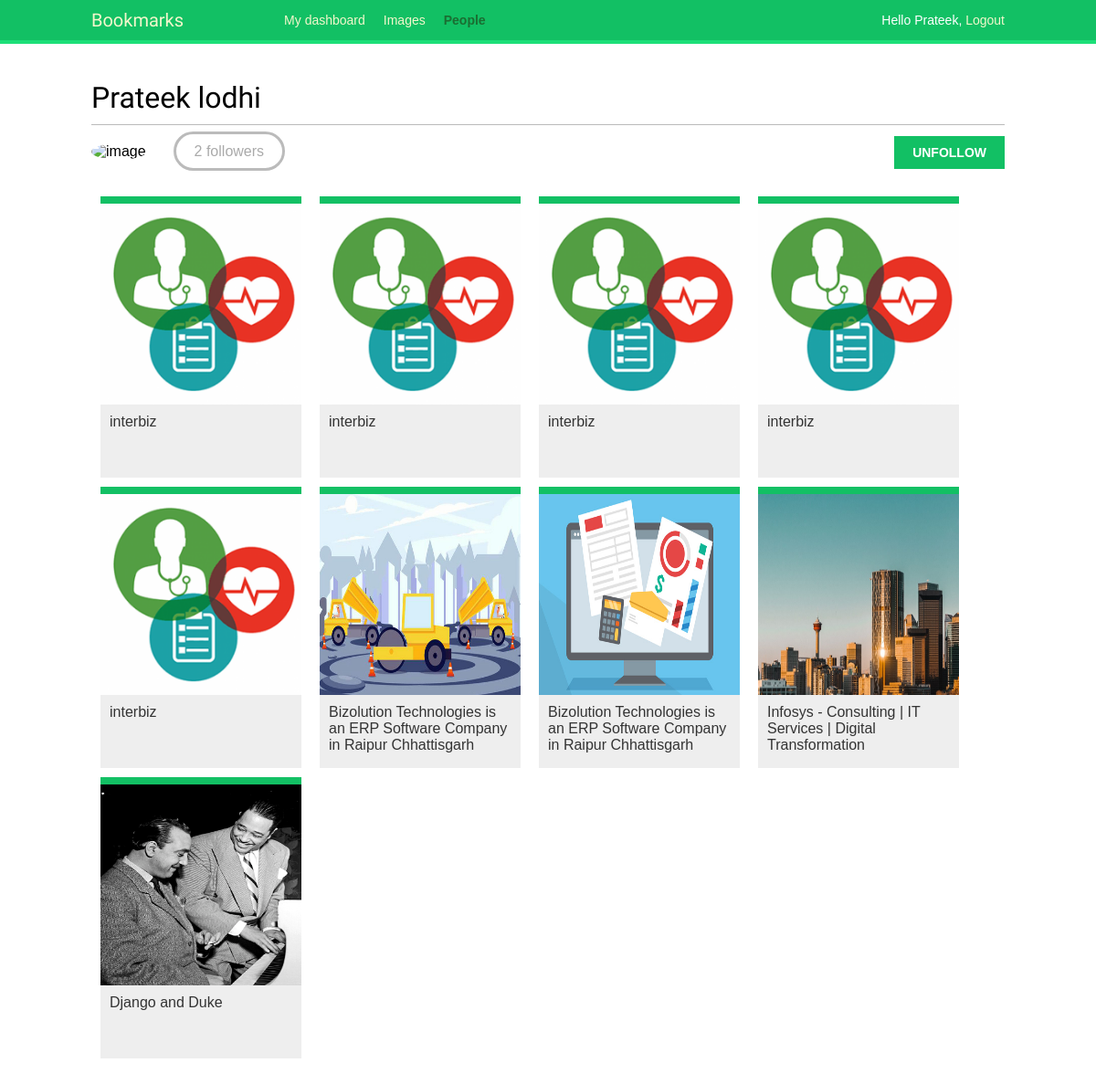
/account/users/admin/ (signed in), run on the app's committed database.
### images/models.py (models this page shows, shortened)
class Image(models.Model):
    user = models.ForeignKey(settings.AUTH_USER_MODEL,
                             related_name='images_created',
                             on_delete=models.CASCADE)
    title = models.CharField(max_length=200)
    slug = models.SlugField(max_length=200,
                            blank=True)
    url = models.URLField(max_length=2000)
    image = models.ImageField(upload_to='images/%Y/%m/%d/')
    description = models.TextField(blank=True)
    created = models.DateField(auto_now_add=True)
    users_like = models.ManyToManyField(settings.AUTH_USER_MODEL,
                                        related_name='images_liked',
                                        blank=True)
    total_likes = models.PositiveIntegerField(default=0)
    class Meta:
        indexes = [
            models.Index(fields=['-created']),
            models.Index(fields=['-total_likes']),
        ]
        ordering = ['-created']
    def get_absolute_url(self):
        return reverse('images:detail', args=[self.id, self.slug])

### account/views.py (the view)
# urls.py: path('users/<username>/',views.user_detail,name='user_detail'),
@login_required
def user_detail(request, username):
    user = get_object_or_404(User,
                             username=username,
                             is_active=True)
    return render(request,
                  'account/user/detail.html',
                  {'section': 'people',
                   'user': user})

### account/templates/account/user/detail.html (shortened to what this page needs)
{% extends "base.html" %}
{% load thumbnail %}
{% block content %}
  <h1>{{ user.get_full_name }}</h1>
  <div class="profile-info">
    <img src="{% thumbnail user.profile.photo 180x180 %}" class="user-detail" alt="image">
  </div>
  {% with total_followers=user.followers.count %}
    <span class="count">
      <span class="total">
        {{ total_followers }}
      </span>
      follower{{total_followers|pluralize}}
    </span>
    <a href="#" data-id="{{ user.id }}" data-action="{% if request.user in user.followers.all %}un{% endif %}follow" class="follow button">
      {% if request.user not in user.followers.all %}
        Follow
      {% else %}
        Unfollow
      {% endif %}
    </a>
    <div id="image-list" class="image-container">
      {% include "images/image/list_images.html" with images=user.images_created.all %}
    </div>
  {% endwith %}
{% endblock content %}

### account/templates/base.html (shortened to what this page needs)
{% load static %}
<html>
<head>
  <link href="{% static "css/base.css" %}" rel="stylesheet">
</head>
<body>
  <div id="header">
    <span class="logo">Bookmarks</span>
    {% if request.user.is_authenticated %}
      <ul class="menu">
        <li {% if section == "dashboard" %}class="selected"{% endif %}>
          <a href="{% url "dashboard" %}">My dashboard</a>
        </li>
        <li {% if section == "images" %}class="selected"{% endif %}>
          <a href="{% url "images:list" %}">Images</a>
        </li>
        <li {% if section == "people" %}class="selected"{% endif %}>
          <a href="{% url 'user_list' %}">People</a>
        </li>
      </ul>
    {% endif %}
    <span class="user">
      {% if request.user.is_authenticated %}
        Hello {{ request.user.first_name|default:request.user.username }},
        <a href="{% url "logout" %}">Logout</a>
      {% else %}
        <a href="{% url "login" %}">Log-in</a>
      {% endif %}
    </span>
  </div>
  <div id="content">
    {% block content %}
    {% endblock %}
  </div>
</body>
</html>

### images/templates/images/image/list_images.html
{% load thumbnail %}
{% for image in images %}
    <div class="image">
        <a href="{{ image.get_absolute_url }}">
            {% thumbnail image.image 300x300 crop="smart" as im %}
            <a href="{{ image.get_absolute_url }}">
                <img src="{{ im.url }}" alt="">
            </a>
        </a>
        <div class="info">
            <a href="{{ image.get_absolute_url }}" class="title">
                {{ image.title }}
            </a>
        </div>
    </div>
{% endfor%}

### account/static/css/base.css (style rules this page uses)
body { margin:0; padding:0; font-family:helvetica, sans-serif; }
a { color:#12c064; text-decoration:none; }
h1, h2, h3, h4, h5 , h6 { font-family: 'Muli', sans-serif; font-weight:normal; }
h1 { border-bottom:1px solid #bbb; padding:0 0 10px 0; margin:10px 0 20px 0; }
#header { padding:10px 100px; font-size:14px; background:#12c064; color:#fff; border-bottom:4px solid #1cdf78; overflow:auto; }
#header .logo { font-family: 'Muli', sans-serif; float:left; color:#f3f7cc; font-size:20px; margin-right:10%; }
#header ul.menu { list-style:none; float:left; margin:0; padding:0; }
#header ul.menu li { float:left; padding:4px 10px; }
#header ul.menu li.selected a, #header ul.menu li.selected a:hover { color:#1b6d32; font-weight:bold; }
#header a { color:#f3f7cc; }
#header .user { float:right; padding-top:4px; }
#content { padding:30px 100px; }
input[type=submit], a.button { font-weight:bold; background:#12c064; color:#fff; padding:10px 20px; font-size:14px; text-transform:uppercase; }
.count { color:#aaa; border:3px solid #bbb; border-radius:26px; padding:10px 20px; margin:20px 10px 0; }
a.like, a.follow { float:right; margin-top:-8px; }
#image-list { overflow:hidden; }
#image-list .image { float:left; width:220px; height:300px; margin:0 10px 10px 10px; border-top:8px solid #12c064; background:#eee; }
#image-list img { width:220px; height:220px; }
#image-list .info { padding:10px; }
#image-list .info a { color:#333; }
img.user-detail { border-radius:50%; float:left; }
.profile-info { float:left; overflow:auto; margin-right:20px; }
.image-container { margin-top:40px; }

### data on the page
Image: title "interbiz"
Image: title "interbiz"
Image: title "interbiz"
Image: title "interbiz"
Image: title "interbiz"
Image: shows a picture, title "Bizolution Technologies is an ERP Software Company in Raipur Chhattisgarh"
Image: shows a picture, title "Bizolution Technologies is an ERP Software Company in Raipur Chhattisgarh"
Image: shows a picture, title "Infosys - Consulting | IT Services | Digital Transformation"
Image: shows a picture, title "Django and Duke"

### other printed values
{{ request.user.first_name|default:request.user.username }} "Prateek"
{{ user.get_full_name }} "Prateek lodhi"
{{ total_followers }} "2"
